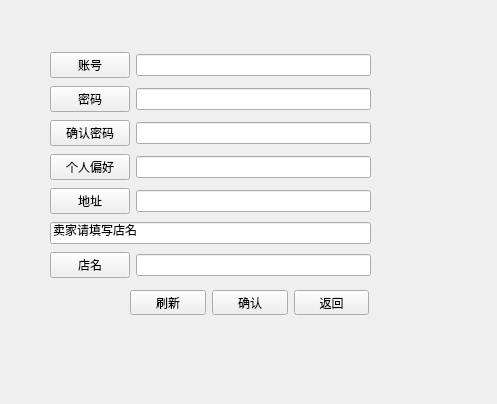
<?xml version="1.0" encoding="UTF-8"?>
<ui version="4.0">
 <class>Register</class>
 <widget class="QWidget" name="Register">
  <property name="geometry">
   <rect>
    <x>0</x>
    <y>0</y>
    <width>497</width>
    <height>404</height>
   </rect>
  </property>
  <property name="windowTitle">
   <string>Form</string>
  </property>
  <widget class="QWidget" name="layoutWidget">
   <property name="geometry">
    <rect>
     <x>50</x>
     <y>50</y>
     <width>321</width>
     <height>232</height>
    </rect>
   </property>
   <layout class="QVBoxLayout" name="verticalLayout">
    <item>
     <layout class="QHBoxLayout" name="horizontalLayout">
      <item>
       <widget class="QPushButton" name="pushButton">
        <property name="text">
         <string>账号</string>
        </property>
       </widget>
      </item>
      <item>
       <widget class="QLineEdit" name="AccountEdit"/>
      </item>
     </layout>
    </item>
    <item>
     <layout class="QHBoxLayout" name="horizontalLayout_3">
      <item>
       <widget class="QPushButton" name="pushButton_9">
        <property name="text">
         <string>密码</string>
        </property>
       </widget>
      </item>
      <item>
       <widget class="QLineEdit" name="PasswordEdit"/>
      </item>
     </layout>
    </item>
    <item>
     <layout class="QHBoxLayout" name="horizontalLayout_6">
      <item>
       <widget class="QPushButton" name="pushButton_10">
        <property name="text">
         <string>确认密码</string>
        </property>
       </widget>
      </item>
      <item>
       <widget class="QLineEdit" name="SurePasswordEdit"/>
      </item>
     </layout>
    </item>
    <item>
     <layout class="QHBoxLayout" name="horizontalLayout_8">
      <item>
       <widget class="QPushButton" name="AddressButton_2">
        <property name="text">
         <string>个人偏好</string>
        </property>
       </widget>
      </item>
      <item>
       <widget class="QLineEdit" name="PreferenceEdit"/>
      </item>
     </layout>
    </item>
    <item>
     <layout class="QHBoxLayout" name="horizontalLayout_4">
      <item>
       <widget class="QPushButton" name="AddressButton">
        <property name="text">
         <string>地址</string>
        </property>
       </widget>
      </item>
      <item>
       <widget class="QLineEdit" name="AddressEdit"/>
      </item>
     </layout>
    </item>
    <item>
     <widget class="QLineEdit" name="lineEdit_3">
      <property name="text">
       <string>卖家请填写店名</string>
      </property>
     </widget>
    </item>
    <item>
     <layout class="QHBoxLayout" name="horizontalLayout_5">
      <item>
       <widget class="QPushButton" name="pushButton_3">
        <property name="text">
         <string>店名</string>
        </property>
       </widget>
      </item>
      <item>
       <widget class="QLineEdit" name="StoreNameEdit"/>
      </item>
     </layout>
    </item>
   </layout>
  </widget>
  <widget class="QWidget" name="layoutWidget">
   <property name="geometry">
    <rect>
     <x>130</x>
     <y>290</y>
     <width>239</width>
     <height>25</height>
    </rect>
   </property>
   <layout class="QHBoxLayout" name="horizontalLayout_7">
    <item>
     <widget class="QPushButton" name="UpdateButton">
      <property name="text">
       <string>刷新</string>
      </property>
     </widget>
    </item>
    <item>
     <widget class="QPushButton" name="SureButton">
      <property name="text">
       <string>确认</string>
      </property>
     </widget>
    </item>
    <item>
     <widget class="QPushButton" name="ReturnButton">
      <property name="text">
       <string>返回</string>
      </property>
     </widget>
    </item>
   </layout>
  </widget>
 </widget>
 <resources/>
 <connections/>
</ui>
